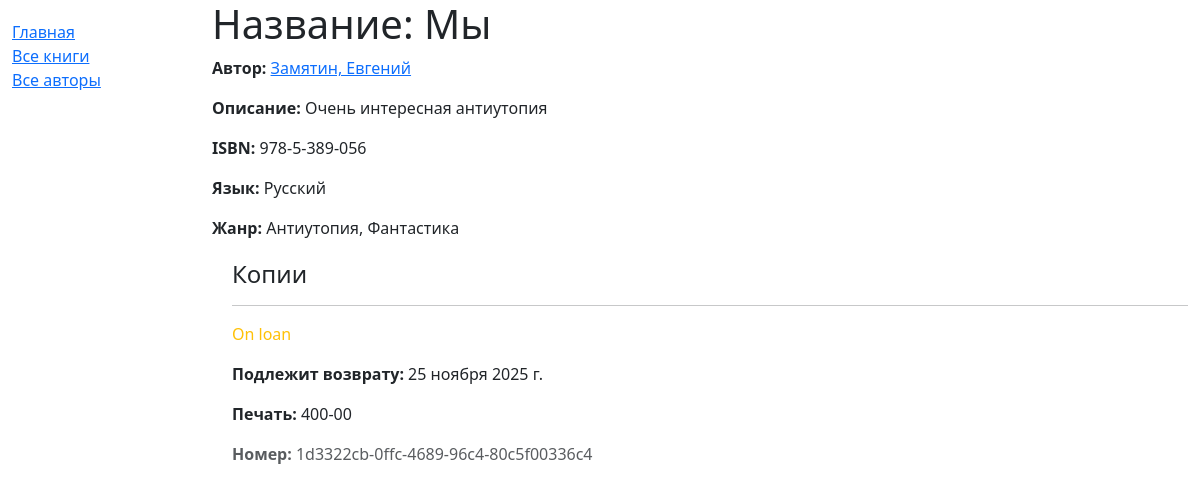
The app's page /catalog/books/1/ with its own data.
### catalog/models.py (models this page shows, shortened)
class Book(models.Model):
    title = models.CharField(max_length=200)
    author = models.ForeignKey("Author", on_delete=models.RESTRICT, null=True)
    summary = models.TextField(
        max_length=1000,
        help_text="Введите описание книги"
    )
    isbn = models.CharField(
        'ISBN',
        max_length=13,
        help_text="13 символьный номер <a href='https://www.isbn-international.org/content/what-isbn'>ISBN</a>"
    )
    genre = models.ManyToManyField(Genre, help_text="Выберите жанр книги")
    language = models.ForeignKey(Language, help_text="Выберите язык книги", on_delete=models.SET_NULL, null=True)
    def display_genre(self):
        return ', '.join(genre.name for genre in self.genre.all()[:3])
    display_genre.short_description = 'Genre'

class Author(models.Model):
    first_name = models.CharField(max_length=100)
    last_name = models.CharField(max_length=100)
    date_of_birth = models.DateField(null=True, blank=True)
    date_of_death = models.DateField(null=True, blank=True)
    class Meta:
        ordering = ['last_name', 'first_name']
    def get_absolute_url(self):
        return reverse("author-detail", args=[str(self.id)])
    def __str__(self):
        return f'{self.last_name}, {self.first_name}'

class Language(models.Model):
    name = models.CharField(
        max_length=200,
        unique=True,
        help_text="Введите язык книги (например: Русский)",
    )
    def __str__(self):
        return self.name
    class Meta:
        constraints = [
            UniqueConstraint(
                Lower("name"),
                name="language_name_case_insensitive_unique",
                violation_error_message="Язык уже существует",
            )
        ]

class Genre(models.Model):
    name = models.CharField(
        max_length=200,
        unique=True,
        help_text="Введите жанр книги (например: Научная фантастика)",
    )
    def __str__(self):
        return self.name
    class Meta:
        constraints = [
            UniqueConstraint(
                Lower("name"),
                name="genre_name_case_insensitive_unique",
                violation_error_message="Жанр уже существует",
            )
        ]

class BookInstance(models.Model):
    id = models.UUIDField(
        primary_key=True,
        default=uuid.uuid4,
        help_text="Уникальный ключ для этой книги"
    )
    book = models.ForeignKey("Book", on_delete=models.RESTRICT, null=True)
    imprint = models.CharField(max_length=200)
    due_back = models.DateField(null=True, blank=True)
    LOAN_STATUS = (
        ('m', 'Maintenance'),
        ('o', 'On loan'),
        ('a', 'Available'),
        ('r', 'Reserved'),
    )
    status = models.CharField(
        max_length=1,
        choices=LOAN_STATUS,
        blank=True,
        default='m',
        help_text="Статус доступности книги"
    )
    class Meta:
        ordering = ['due_back']

### catalog/views.py (the view)
# urls.py: path('books/<int:pk>/', views.BookDetailView.as_view(), name='book-detail'),
class BookDetailView(generic.DetailView):
    model = Book

### catalog/templates/catalog/book_detail.html (shortened to what this page needs)
{% extends "./base/base_generic.html" %}
{% block content %}
  <h1>Название: {{ book.title }}</h1>
  <p><strong>Автор:</strong> <a href="{{ book.author.get_absolute_url }}">{{ book.author }}</a></p>
  <p><strong>Описание:</strong> {{ book.summary }}</p>
  <p><strong>ISBN:</strong> {{ book.isbn }}</p>
  <p><strong>Язык:</strong> {{ book.language }}</p>
  <p><strong>Жанр:</strong> {{ book.genre.all|join:", " }}</p>
  <div style="margin-left:20px;margin-top:20px">
    <h4>Копии</h4>
    {% for copy in book.bookinstance_set.all %}
      <hr />
      <p
        class="{% if copy.status == 'a' %}text-success{% elif copy.status == 'm' %}text-danger{% else %}text-warning{% endif %}">
        {{ copy.get_status_display }}
      </p>
      {% if copy.status != 'a' %}
        <p><strong>Подлежит возврату:</strong> {{ copy.due_back }}</p>
      {% endif %}
      <p><strong>Печать:</strong> {{ copy.imprint }}</p>
      <p class="text-muted"><strong>Номер:</strong> {{ copy.id }}</p>
    {% endfor %}
  </div>
{% endblock %}

### records on screen
Book: author "Замятин, Евгений", summary "Очень интересная антиутопия", isbn "978-5-389-056", language "Русский", genre.all "Антиутопия, Фантастика"
BookInstance: status "On loan", due_back "25 ноября 2025 г.", imprint "400-00", id "1d3322cb-0ffc-4689-96c4-80c5f00336c4"
